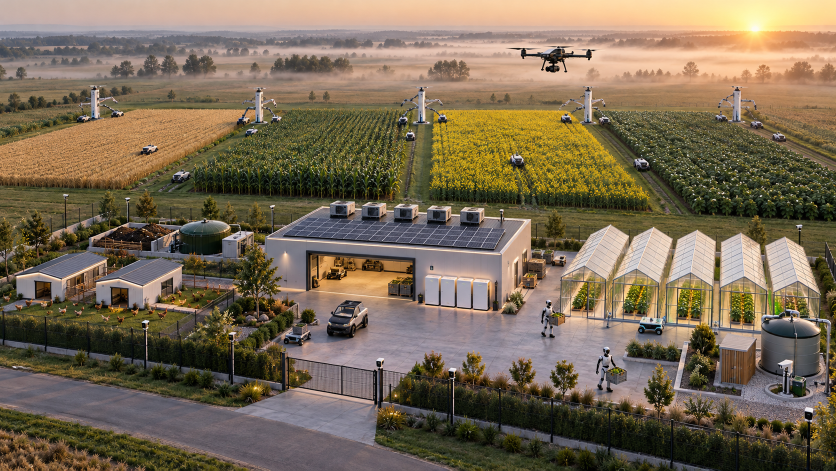
#> input picture photos/farm-overview.png, 1672 x 941 px (shown at 1/2 size)
$ python prepare_assets.py
#> lines starting #> are read from the running program, lines starting #| are printed output that depends on the picture
"""Wycina kadry ze zdjęć w photos/ do render/assets/ (oryginały pozostają nietknięte)."""
from pathlib import Path
from PIL import Image, ImageFilter

ROOT = Path(__file__).resolve().parent.parent
PH, OUT = ROOT / "photos", Path(__file__).resolve().parent / "assets"
OUT.mkdir(exist_ok=True)

# nazwa -> (plik źródłowy, ramka x0,y0,x1,y1) — dopasowanie według treści zdjęć
CROPS = {
    "field":       ("farm-overview.png", (0, 0, 1672, 941)),     # sc. 2 pole (widok ogólny)
    "drones":      ("collage.png", (702, 2, 1178, 354)),         # sc. 3 drony
    "robot-pole":  ("collage.png", (2, 363, 416, 614)),          # sc. 4 robot na słupie
    "greenhouses": ("farm-overview.png", (1110, 440, 1660, 660)),# sc. 5 szklarnie
    "coop":        ("collage.png", (840, 363, 1250, 614)),       # sc. 6-7 kurnik, taśma, robot
    "solar":       ("farm-overview.png", (520, 400, 1070, 630)), # sc. 9 panele + magazyn energii
    "screen":      ("control-room.png", (548, 184, 1092, 482)),  # sc. 10 ekran z mapą i panelami
    "safety":      ("collage.png", (1082, 623, 1314, 939)),      # sc. 11 strefa bezpieczeństwa
}
for name, (src, box) in CROPS.items():
    im = Image.open(PH / src).convert("RGB").crop(box)
#> im is the input picture: PIL image 1672x941 RGB; mean R, G, B 121.7, 106.7, 85.2
    k = max(1.0, 2200 / max(im.size))  # wstępne powiększenie Lanczosem (źródła są małe)
#> k = 1.32
    if k > 1:
        im = im.resize((round(im.width * k), round(im.height * k)), Image.LANCZOS)
#> im: PIL image 2200x1238 RGB
        im = im.filter(ImageFilter.UnsharpMask(radius=1.6, percent=55, threshold=3))
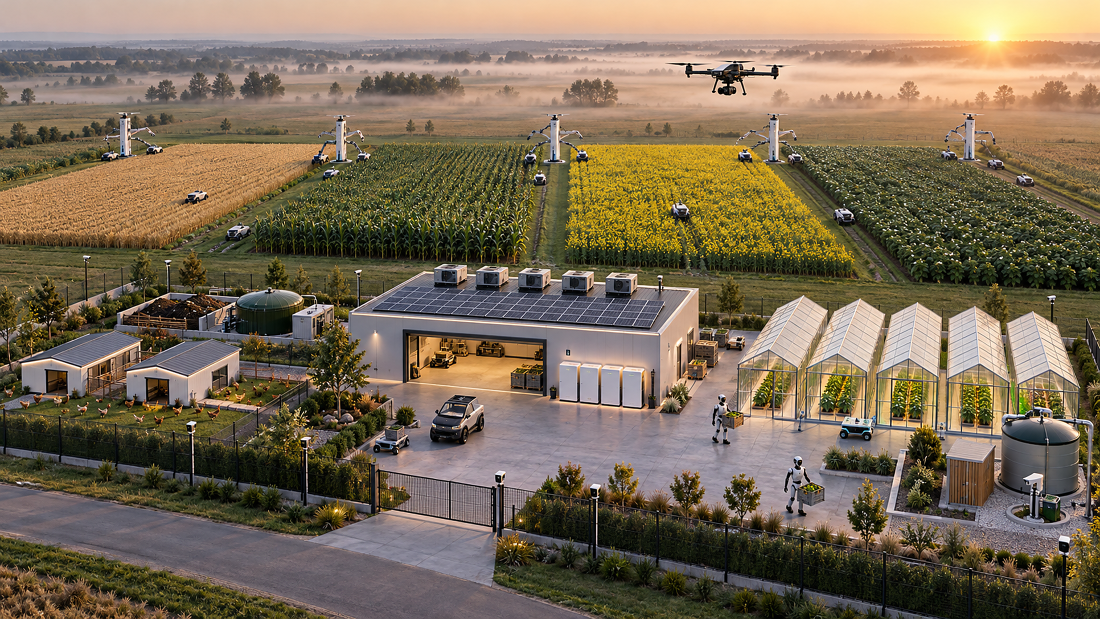
#> im: PIL image 2200x1238 RGB (shown at 1/2 size); mean R, G, B 121.8, 106.8, 85.3
    im.save(OUT / f"{name}.jpg", quality=95)
    print(name, im.size)
#| field (2200, 1238)
#> pass 2 of the loop `for name, (src, box) in CROPS.items():`:
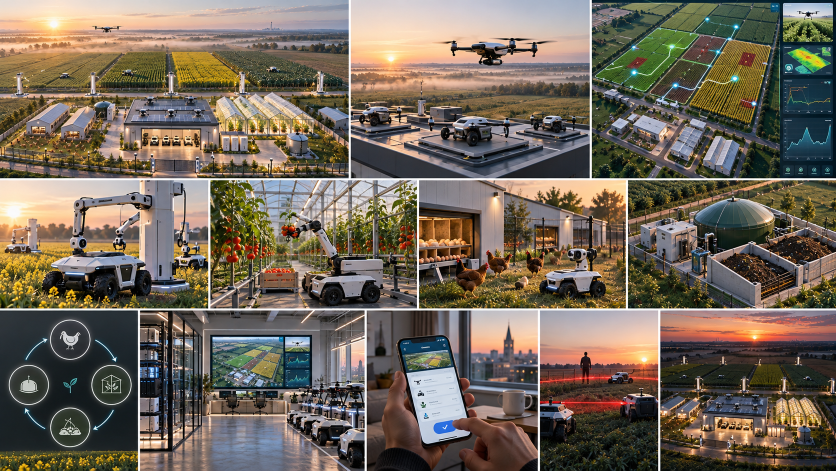
#> input picture photos/collage.png, 1672 x 941 px (shown at 1/2 size)
#> `im = Image.open(PH / src).convert("RGB").crop(box)`:
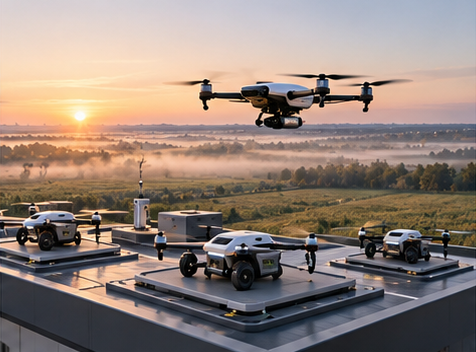
#> im: PIL image 476x352 RGB; mean R, G, B 144.7, 129.1, 120.4
#| drones (2200, 1627)
